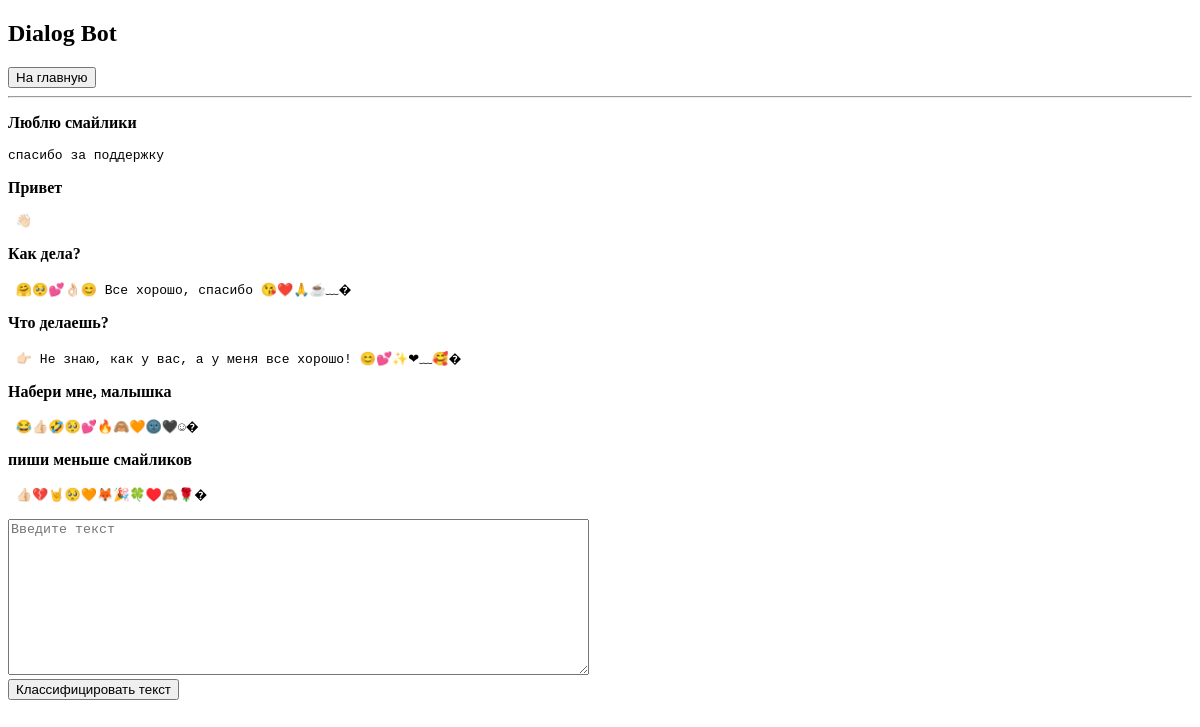
The page /bert_classifier/2/ on the database as committed earlier.
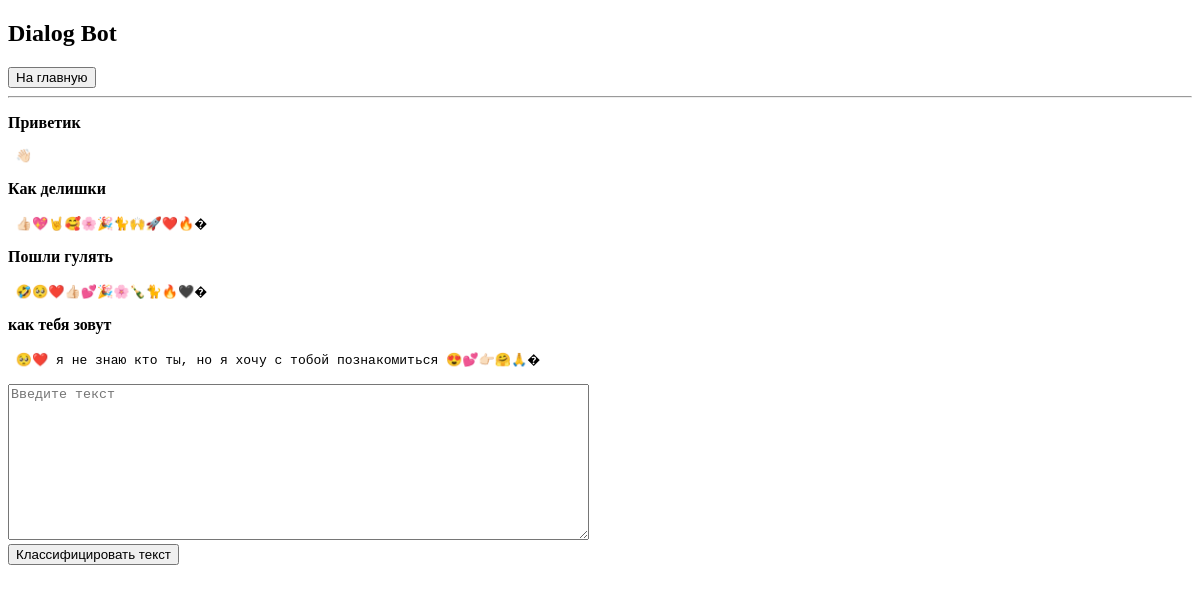
The same page on the database as committed later.
### bert_classifier/models.py (models this page shows, shortened)
class InteractionML(models.Model):
    task = models.ForeignKey(Task, on_delete=models.CASCADE)
    input_data = models.CharField(max_length=200)
    output_data = models.CharField(max_length=200)

### bert_classifier/views.py (the view)
# urls.py: path('<int:task_id>/', views.detail, name='detail'),
def detail(request, task_id):
    task = get_object_or_404(Task, pk=task_id)
    latest_predictions = task.interactionml_set.order_by('-id')[:6][::-1]
    context = {
        'task': task,
        'latest_predictions': latest_predictions
    }
    return render(request, 'bert_classifier/detail.html', context)

### bert_classifier/templates/bert_classifier/detail.html (shortened to what this page needs)
{% extends 'base.html' %}
{% block content %}
<h2>{{task.task_name}}</h2>
<form action="{% url 'bert_classifier:index' %}" method="POST">
    <button type="submit">На главную</button>
</form>
<hr>
    {% if latest_predictions %}
        {% for p in latest_predictions %}
            <p>
                <strong>{{p.input_data}}</strong>
                <pre>{{p.output_data}}</pre>
            </p>
        {% endfor %}
    {% else %}
    Нет предыдущих результатов.
    {% endif %}
<form action="{% url 'bert_classifier:predict' task.id %}" method="POST">
    <textarea name="text" required="" placeholder="Введите текст" cols="70" rows="10"></textarea><br>
    <button type="submit">Классифицировать текст</button>
</form>
{% endblock %}

Rows that differ between the two databases and show on the page:
removed InteractionML: input_data "Люблю смайлики", output_data "спасибо за поддержку"
removed InteractionML: input_data "Привет", output_data "👋🏻"
removed InteractionML: input_data "Как дела?", output_data "🤗🥺💕👌🏻😊 Все хорошо, спасибо 😘❤️🙏☕﹏�"
removed InteractionML: input_data "Что делаешь?", output_data "👉🏻 Не знаю, как у вас, а у меня все хорошо! 😊💕✨️❤﹏🥰�"
removed InteractionML: input_data "Набери мне, малышка", output_data "😂👍🏻🤣🥺💕🔥🙈🧡🌚🖤️☺�"
removed InteractionML: input_data "пиши меньше смайликов", output_data "👍🏻💔🤘🥺🧡🦊🎉🍀♥️🙈🌹�"
now on this page (row edited): InteractionML: input_data "Приветик", output_data "👋🏻"
now on this page (row edited): InteractionML: input_data "Как делишки", output_data "👍🏻💖🤘🥰🌸🎉🐈🙌🚀❤️🔥�"
now on this page (row edited): InteractionML: input_data "Пошли гулять", output_data "🤣🥺❤️👍🏻💕🎉🌸🍾🐈🔥🖤�"
now on this page (row edited): InteractionML: input_data "как тебя зовут", output_data "🥺❤️ я не знаю кто ты, но я хочу с тобой познакомиться 😍💕👉🏻🤗🙏�"
